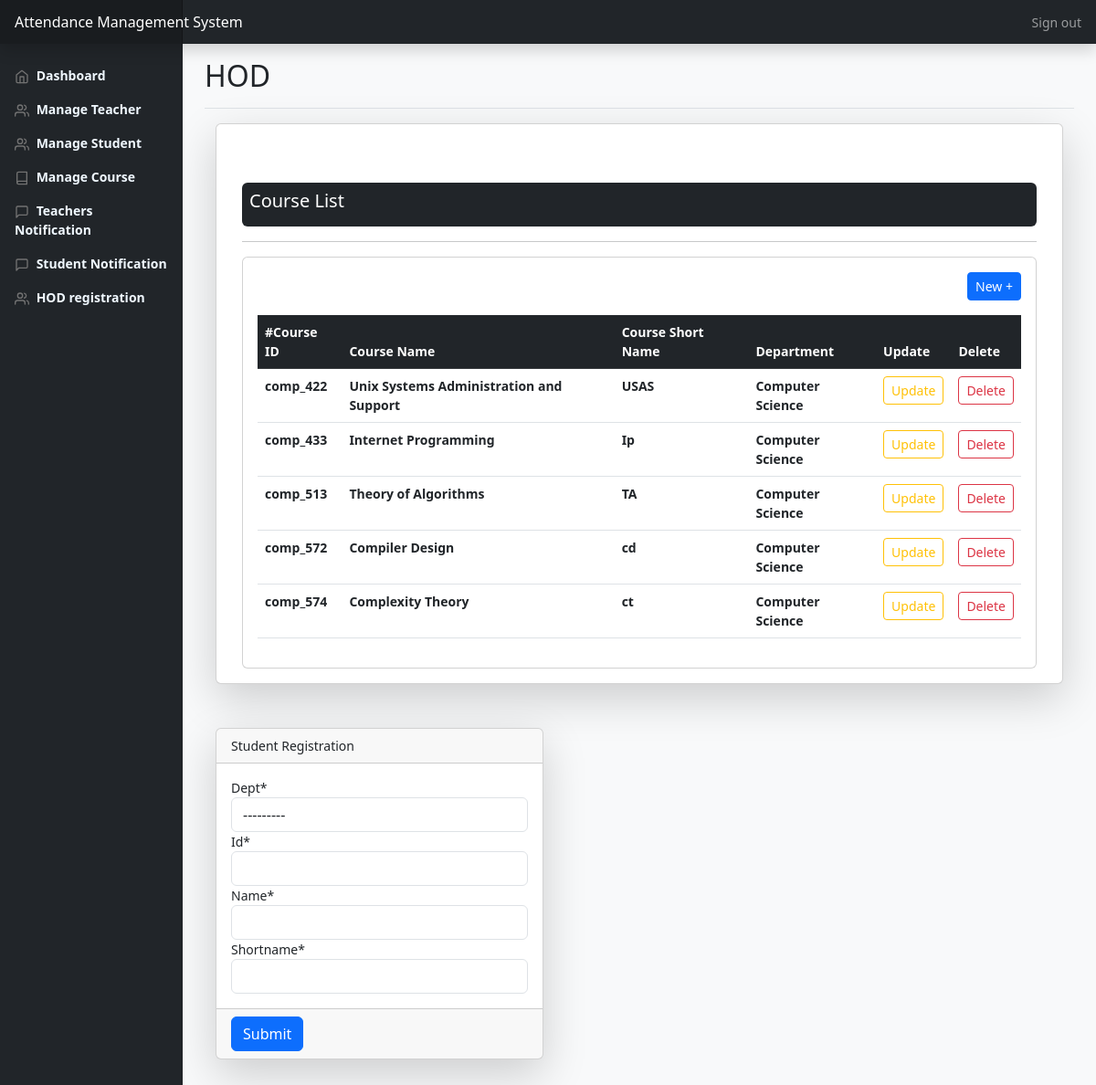
Screenshot of /hod/manage_course/ (signed in) with the database file from the repository.
### amsApp/models.py (models this page shows, shortened)
class Course(models.Model):
    dept = models.ForeignKey(Dept, on_delete=models.CASCADE)
    id = models.CharField(primary_key=True, max_length=50)
    name = models.CharField(max_length=50)
    shortname = models.CharField(max_length=50)

class Dept(models.Model):
    id = models.CharField(primary_key=True, max_length=100)
    name = models.CharField(max_length=200)
    def __str__(self):
        return self.name

### amsApp/views.py (the view)
# urls.py: path('hod/manage_course/',views.admin_course_view, name='admin_course_url'),
@login_required()
def admin_course_view(request):
    form = CourseForm()
    course = Course.objects.all()
    if request.method == 'POST':
        form = CourseForm(request.POST)
        if form.is_valid():
            form.save()
            messages.success(request, 'Course information added successfully  ' )
            form = CourseForm()
    context ={'form':form,'course':course}
    return render(request, 'admin_course.html', context)

### amsApp/forms.py
class CourseForm(ModelForm):
    class Meta:
        model = Course
        fields = '__all__'

### amsApp/templates/admin_course.html (shortened to what this page needs)
{% load static %}
{% load crispy_forms_tags %}
{% include "header.html" %}
{% include "admin_header.html" %}
{% include "admin_nav.html" %}
<main class="col-md-9 ms-sm-auto col-lg-10 px-md-4">
  <div class=" pt-3 pb-2 mb-3 border-bottom">
    <h1 class="h2">HOD</h1>
  </div>
  <div class="container-fluid">
    <div class="row g-5">
        <div class="col-12">
            <div class="card shadow-lg">
                <div class="card-body">
                    <div class="container">
                        <div class="bg-dark text-white p-2 mt-5 rounded">
                            <h5>Course List</h5>
                        </div>
                        <hr>
                        <div class="card card-body">
                                <div class="d-flex justify-content-end pb-3">
                                    <a href={% url 'admin_course_url' %} class="btn btn-primary btn-sm">
                                        New +
                                    </a>
                                </div>
                            <div class="table-responsive">
                                    <table class="table  table-hover">
                                            <thead class="table-dark">
                                                <tr class="bg-light p-2">
                                                    <th>#Course ID</th>
                                                    <th>Course Name</th>
                                                    <th>Course Short Name</th>
                                                    <th>Department</th>
                                                    <th>Update</th>
                                                    <th>Delete</th>
                                                </tr>
                                            </thead>
                                        {% for course in course %}
                                            <tbody>
                                                <tr>
                                                    <th>{{course.id}}</th>
                                                    <th>{{course.name}}</th>
                                                    <th>{{course.shortname}}</th>
                                                    <th>{{course.dept.name}}</th>
                                                   <th><a href={% url 'admin_course_update_url' course.id %} class="btn btn-sm btn-outline-warning">Update</a></th>
                                                    <th><a href={% url 'admin_course_delete_url' course.id %} class="btn btn-sm btn-outline-danger">Delete</a></th>
                                                </tr>
                                            </tbody>
                                        {% endfor %}
                                    </table>
                                </div>
                        </div>
                    </div>
                </div>
            </div>
        </div>
        <div class="col-5">
            <form action="" method="POST">
                <div class="card shadow-lg">
                    <div class="card-header">
                            Student Registration
                        </div>
                    <div class="card-body">
                        {{form|crispy}}
                    </div>
                    <div class="card-footer">
                        <input type="submit" class="btn btn-primary" value="Submit">
                    </div>
                </div>
                <div class="p-3">
                </div>
            </form>
        </div>
    </div>
</div>
</main>
{% include "footer.html" %}

### amsApp/static/styles.css (style rules this page uses)
body { font-size: .875rem; }

### rows the page displays
Course: id "comp_422", name "Unix Systems Administration and Support", shortname "USAS", dept.name "Computer Science"
Course: id "comp_433", name "Internet Programming", shortname "Ip", dept.name "Computer Science"
Course: id "comp_513", name "Theory of Algorithms", shortname "TA", dept.name "Computer Science"
Course: id "comp_572", name "Compiler Design", shortname "cd", dept.name "Computer Science"
Course: id "comp_574", name "Complexity Theory", shortname "ct", dept.name "Computer Science"
